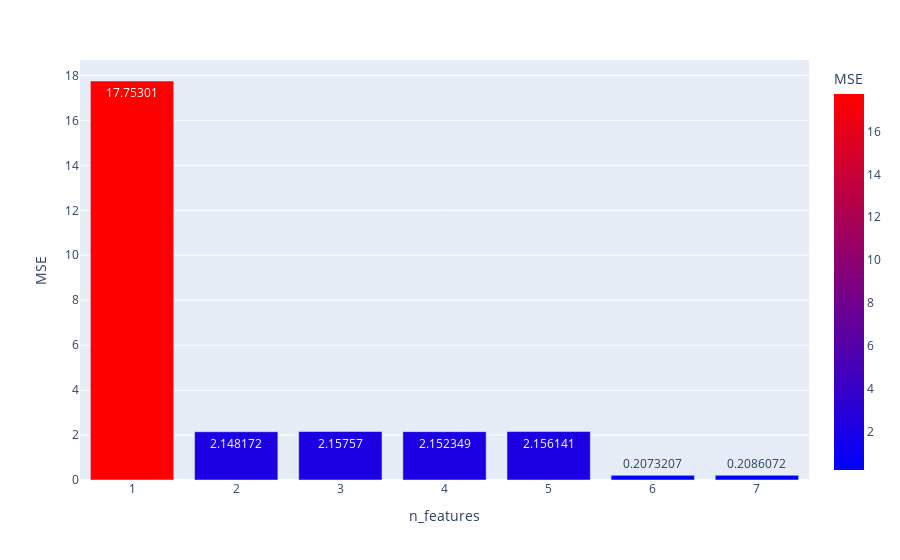

Write notebook code for a chart like this one.
### Markdown cell above
From the correlation matrix, we see that:
- `feat2` has correlation of -0.9722 with `target`
- `feat1` has correlation of 0.2824 with `target`
- `feat6` has correlation of -0.1068 with `target`

The most correlated feature is `feat2`. It explains almost entirely the `target` variable. We can probably only keep this one, or maybe add `feat2` or  `feat6`. All other features are almost completely uncorrelated with `target` (correlations between 0.0049 and 0.0791).

### Code cell
# split data
X_train, X_test, y_train, y_test = my_tt_split(X, y, train_size=0.8)

n_feat = 3


def mse_n_feat(n_feat, X_train, X_test, y_train, y_test):
    """
    Compute the MSE for the `n_feat` features that are most correlated with the target
    """
    feat = most_corr[:n_feat]  # get features most correlated

    # get only `n_feat` most correlated features
    # for X_train and X_test
    X_train_red = X_train[feat]
    X_test_red = X_test[feat]

    lr = LinearRegression()
    lr.fit(X_train_red, y_train)

    y_pred = lr.predict(X_test_red)
    mse = np.mean((y_pred - y_test) ** 2)
    return mse


store_mse = np.array([])
for n_feat, _ in enumerate(X_train):
    mse = mse_n_feat(
        n_feat=n_feat + 1,
        X_train=X_train,
        X_test=X_test,
        y_train=y_train,
        y_test=y_test,
    )
    store_mse = np.append(store_mse, mse)

df_mse_n_feat = pd.DataFrame({"n_features": range(1, len(store_mse)+1), "MSE": store_mse})
px.bar(df_mse_n_feat, x="n_features", y="MSE", text_auto=True, color="MSE", color_continuous_scale="Bluered")

### Figure 1 — Plotly figure (JSON) as saved in the notebook; plotly's stock layout.template omitted (floating-point values rounded to 4 significant figures)
{"data": [{"alignmentgroup": "True", "hovertemplate": "n_features=%{x}<br>MSE=%{marker.color}<extra></extra>", "legendgroup": "", "marker": {"color": [17.75, 2.148, 2.158, 2.152, 2.156, 0.2073, 0.2086], "coloraxis": "coloraxis", "pattern": {"shape": ""}}, "name": "", "offsetgroup": "", "orientation": "v", "showlegend": false, "textposition": "auto", "texttemplate": "%{y}", "type": "bar", "x": [1, 2, 3, 4, 5, 6, 7], "xaxis": "x", "y": [17.75, 2.148, 2.158, 2.152, 2.156, 0.2073, 0.2086], "yaxis": "y"}], "layout": {"barmode": "relative", "coloraxis": {"colorbar": {"title": {"text": "MSE"}}, "colorscale": [[0, "rgb(0,0,255)"], [1, "rgb(255,0,0)"]]}, "legend": {"tracegroupgap": 0}, "margin": {"t": 60}, "xaxis": {"anchor": "y", "domain": [0, 1], "title": {"text": "n_features"}}, "yaxis": {"anchor": "x", "domain": [0, 1], "title": {"text": "MSE"}}}}
